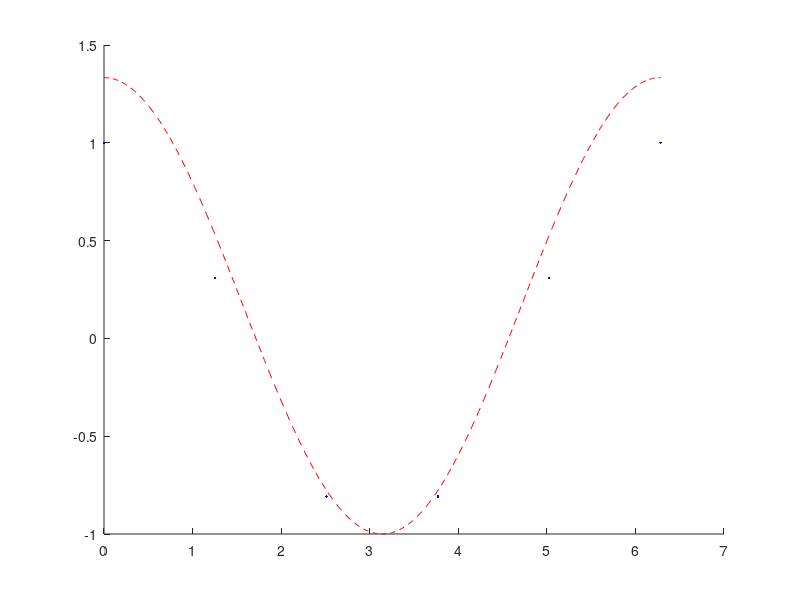

MATLAB code to generate this figure:
clear all
close all
clc

n = 6;
m = 1;
x = linspace(0.0,2*pi,n);
f = cos(x);

% Construcao da matriz A
for i = 1:m+1
    for j = 1:n
        A(j,i) = x(j)^(i-1);
    end
end

At = n*eye(m);
At(1) = At(1)/2;

% Coeficentes a
for j = 0:m
    a(j+1) = 0;
    for k = 1:n
        a(j+1) = a(j+1) + (2/n)*f(k)*cos(j*x(k));
    end
end

% Coeficentes b
for j = 1:m
    b(j) = 0;
    for k = 1:n
        b(j) = b(j) + (2/n)*f(k)*sin(j*x(k));
    end
end

% Agrupando os coeficientes
c = [a, b];

xs = linspace(x(1), x(end), 500);

% Calculo de Sm
for i = 1:size(xs, 2)
   S(i) = c(1)/2;
   for j = 1:m
       S(i) = S(i) + c(j+1)*cos(j*xs(i));
   end
   for j = 1:m
       S(i) = S(i) + c(j+m+1)*sin(j*xs(i));
   end
end

hold on
plot(x,f,'b.');
plot(xs,S,'r--');
hold off
